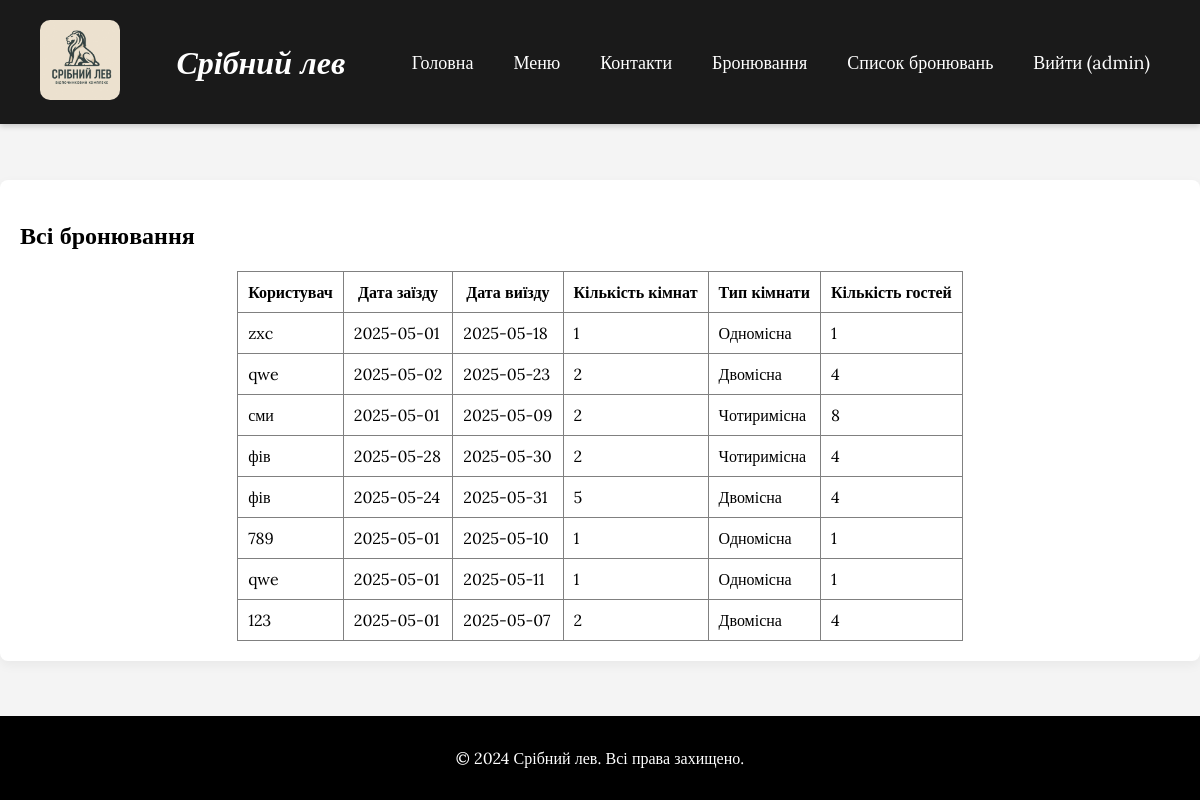
/bookings (signed in), run on an earlier commit of the app's database.
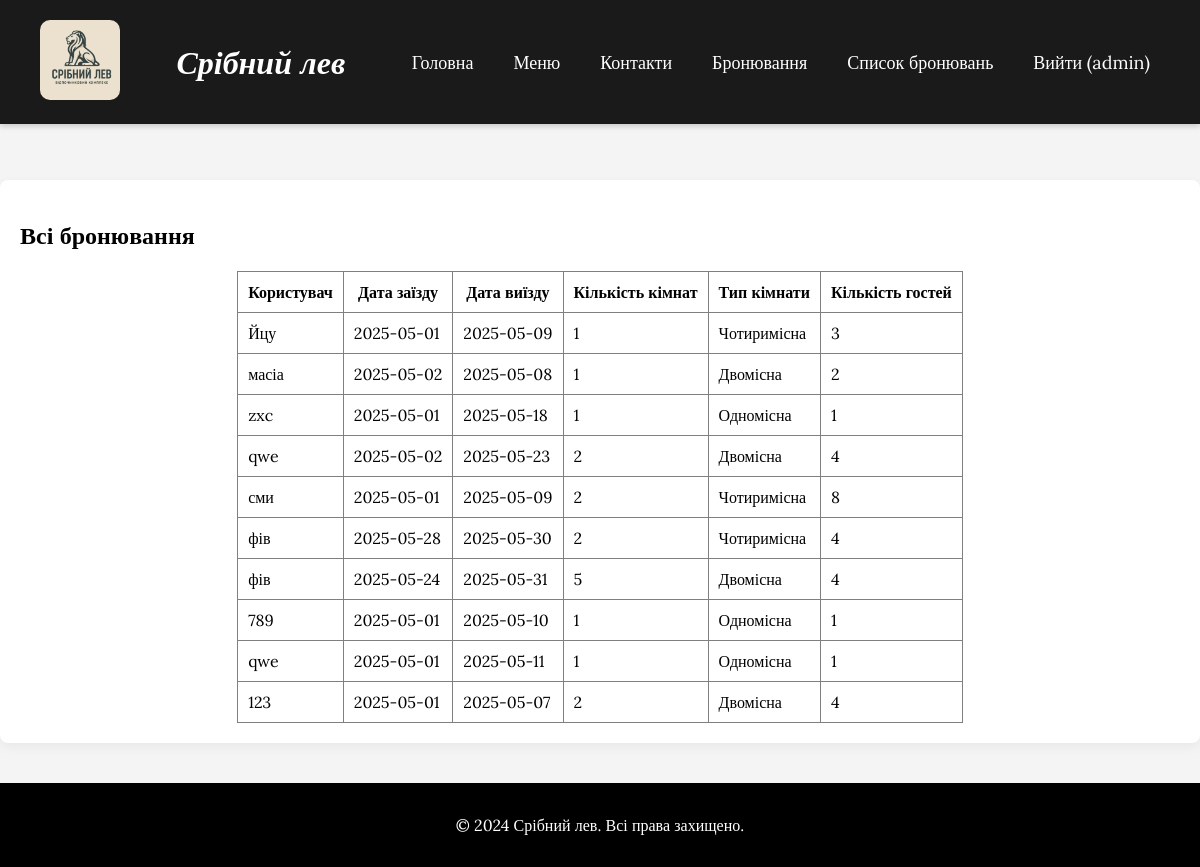
And on a later commit of the database.
### tables this page shows
CREATE TABLE users (
                id INTEGER PRIMARY KEY AUTOINCREMENT,
                username TEXT UNIQUE NOT NULL,
                password TEXT NOT NULL,
                is_admin INTEGER NOT NULL DEFAULT 0
            );

CREATE TABLE reservations (
                id INTEGER PRIMARY KEY AUTOINCREMENT,
                date_from TEXT NOT NULL,
                date_to TEXT NOT NULL,
                rooms INTEGER NOT NULL,
                room_type TEXT NOT NULL,
                guests INTEGER NOT NULL,
                user_id INTEGER,
                FOREIGN KEY (user_id) REFERENCES users(id)
            );

### app.py (the view)
@app.route('/bookings')
@login_required
def bookings():
    if not current_user.is_admin:
        flash("Доступ заборонено!", "danger")
        return redirect(url_for('index'))
    conn = sqlite3.connect(DB)
    c = conn.cursor()
    c.execute('SELECT r.id, r.date_from, r.date_to, r.rooms, r.room_type, r.guests, u.username '
              'FROM reservations r LEFT JOIN users u ON r.user_id = u.id '
              'ORDER BY r.id DESC')
    reservations = c.fetchall()
    conn.close()
    return render_template('bookings.html', reservations=reservations)

### app.py (called while the page is built)
def get_user_by_id(user_id):
    conn = sqlite3.connect(DB)
    c = conn.cursor()
    c.execute("SELECT id, username, is_admin FROM users WHERE id = ?", (user_id,))
    row = c.fetchone()
    conn.close()
    if row:
        return User(row[0], row[1], bool(row[2]))
    return None

@login_manager.user_loader
def load_user(user_id):
    return get_user_by_id(user_id)

### templates/bookings.html (shortened to what this page needs)
{% extends "base.html" %}
{% block content %}
  <section>
    <h2>Всі бронювання</h2>
    {% if reservations %}
      <table border="1" cellpadding="10" cellspacing="0" style="margin: 0 auto; border-collapse: collapse;">
        <thead>
          <tr>
            <th>Користувач</th>
            <th>Дата заїзду</th>
            <th>Дата виїзду</th>
            <th>Кількість кімнат</th>
            <th>Тип кімнати</th>
            <th>Кількість гостей</th>
          </tr>
        </thead>
        <tbody>
          {% for r in reservations %}
          <tr>
            <td>{{ r[6] }}</td>
            <td>{{ r[1] }}</td>
            <td>{{ r[2] }}</td>
            <td>{{ r[3] }}</td>
            <td>{{ r[4] }}</td>
            <td>{{ r[5] }}</td>
          </tr>
          {% endfor %}
        </tbody>
      </table>
    {% else %}
      <p style="text-align: center;">Немає бронювань</p>
    {% endif %}
  </section>
{% endblock %}

### templates/base.html (shortened to what this page needs)
<!DOCTYPE html>
<html lang="uk">
<head>
    <link rel="stylesheet" href="{{ url_for('static', filename='style.css') }}" />
    <link rel="stylesheet" href="https://cdnjs.cloudflare.com/ajax/libs/font-awesome/6.0.0-beta3/css/all.min.css">
<main>
</head>
<body>
    <header>
        <div class="logo-title">
            <img src="{{ url_for('static', filename='images/3ofLMZz.jpg') }}" alt="Логотип" class="logo" />
        </div>
        <div class="header-center">
            <h1 class="site-title">Срібний лев</h1>
        </div>
        <nav>
            <a href="{{ url_for('index') }}">Головна</a>
            <a href="{{ url_for('menu') }}">Меню</a>
            <a href="{{ url_for('contacts') }}">Контакти</a>
            <a href="{{ url_for('reservation') }}">Бронювання</a>
            {% if current_user.is_authenticated %}
                {% if current_user.is_admin %}
                    <a href="{{ url_for('bookings') }}">Список бронювань</a>
                {% else %}
                    <a href="{{ url_for('my_bookings') }}">Мої бронювання</a>
                {% endif %}
                <a href="{{ url_for('logout') }}">Вийти ({{ current_user.username }})</a>
            {% else %}
                <a href="{{ url_for('login') }}">Увійти</a>
            {% endif %}
        </nav>
    </header>
    <main>
        {% block content %}{% endblock %}
    </main>
    <footer>
        <p>&copy; 2024 Срібний лев. Всі права захищено.</p>
    </footer>
</body>
</html>

### static/style.css (style rules this page uses)
body { font-family: Arial, sans-serif; margin: 0; padding: 0; background-color: #f4f4f4; }
header { position: fixed; top: 0; left: 0; width: 100%; z-index: 1000; display: flex; align-items: center; justify-content: space-between; padding: 20px 40px; background-color: #1a1a1a; color: white; box-shadow: 0 2px 6px rgba(0, 0, 0, 0.2); box-sizing: border-box; overflow-x: hidden; }
.logo-title { position: static; }
.logo { width: 80px; height: auto; border-radius: 10px; }
.header-center { flex-grow: 1; text-align: center; }
.site-title { margin: 0; font-size: 2rem; }
nav { display: flex; justify-content: center; gap: 20px; flex-wrap: wrap; }
nav a { color: white; text-decoration: none; font-size: 18px; padding: 6px 10px; border-radius: 4px; transition: background-color 0.3s, color 0.3s; }
section { padding: 20px; max-width: 1200px; margin: 20px auto; background-color: white; border-radius: 8px; box-shadow: 0 4px 12px rgba(0, 0, 0, 0.05); }
footer { background-color: #1a1a1a; color: white; text-align: center; padding: 10px; margin-top: 20px; }
main { padding-top: 80px; }
html, body { margin: 0; padding: 0; min-height: 100vh; display: flex; flex-direction: column; }
footer { background-color: #000; color: white; text-align: center; padding: 10px 0; width: 100%; }
html, body { margin: 0; padding: 0; height: 100%; overflow-x: hidden; }

### templates/base.html (style rules this page uses)
html, body { height: 100%; margin: 0; }
body { display: flex; flex-direction: column; font-family: 'Lora', serif; }
main { flex: 1; padding-top: 80px; box-sizing: border-box; }
footer { background-color: black; color: white; text-align: center; padding: 1em 0; width: 100%; }
.site-title { font-family: 'Lora', serif; font-weight: 600; font-style: italic; }

What changed in the data, as far as the page shows it:
added reservations: username "Йцу", date_from "2025-05-01", date_to "2025-05-09", rooms "1", room_type "Чотиримісна", guests "3"
added reservations: username "масіа", date_from "2025-05-02", date_to "2025-05-08", rooms "1", room_type "Двомісна", guests "2"
